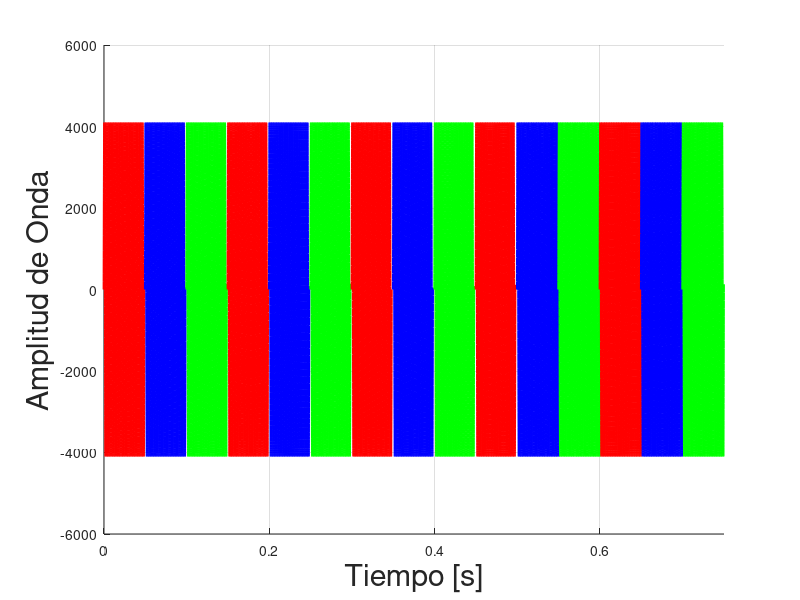

This figure's MATLAB source:
clc
close all
clear

figure(1)
set(figure(1),'defaultAxesColorOrder',[[0 0 0];[0 0 0]])
t1 = 0:1:2205-66;
y1 = 4096 * sin(2.0 * pi *330* t1 / 44100);
t2 = 0:1:2205-73;
y2 = 4096 * sin(2.0 * pi *331* t2 / 44100);
t3 = 0:1:2205-79;
y3 = 4096 * sin(2.0 * pi *332* t3 / 44100);
t4 = 0:1:2205-86;
y4 = 4096 * sin(2.0 * pi *333* t4 / 44100);
t5 = 0:1:2205-92;
y5 = 4096 * sin(2.0 * pi *334* t5 / 44100);
t6 = 0:1:2205-98;
y6 = 4096 * sin(2.0 * pi *335* t6 / 44100);
t7 = 0:1:2205-105;
y7 = 4096 * sin(2.0 * pi *336* t7 / 44100);
t8 = 0:1:2205-111;
y8 = 4096 * sin(2.0 * pi *337* t8 / 44100);
t9 = 0:1:2205-117;
y9 = 4096 * sin(2.0 * pi *338* t9 / 44100);
t10 = 0:1:2205-123;
y10 = 4096 * sin(2.0 * pi *339* t10 / 44100);
t11 = 0:1:2205-0;
y11 = 4096 * sin(2.0 * pi *340* t11 / 44100);
t12 = 0:1:2205-6;
y12 = 4096 * sin(2.0 * pi *341* t12 / 44100);
t13 = 0:1:2205-12;
y13 = 4096 * sin(2.0 * pi *342* t13 / 44100);
t14 = 0:1:2205-19;
y14 = 4096 * sin(2.0 * pi *343* t14 / 44100);
t15 = 0:1:2205-25;
y15 = 4096 * sin(2.0 * pi *344* t15 / 44100);

hold on
plot(t1/44100+0.00,y1,'LineStyle','-','LineWidth',2,'Color','r')
plot(t2/44100+0.05,y2,'LineStyle','-','LineWidth',2,'Color','b')
plot(t3/44100+0.10,y3,'LineStyle','-','LineWidth',2,'Color','g')
plot(t4/44100+0.15,y4,'LineStyle','-','LineWidth',2,'Color','r')
plot(t5/44100+0.20,y5,'LineStyle','-','LineWidth',2,'Color','b')
plot(t6/44100+0.25,y6,'LineStyle','-','LineWidth',2,'Color','g')
plot(t7/44100+0.30,y7,'LineStyle','-','LineWidth',2,'Color','r')
plot(t8/44100+0.35,y8,'LineStyle','-','LineWidth',2,'Color','b')
plot(t9/44100+0.40,y9,'LineStyle','-','LineWidth',2,'Color','g')
plot(t10/44100+0.45,y10,'LineStyle','-','LineWidth',2,'Color','r')
plot(t11/44100+0.50,y11,'LineStyle','-','LineWidth',2,'Color','b')
plot(t12/44100+0.55,y12,'LineStyle','-','LineWidth',2,'Color','g')
plot(t13/44100+0.60,y13,'LineStyle','-','LineWidth',2,'Color','r')
plot(t14/44100+0.65,y14,'LineStyle','-','LineWidth',2,'Color','b')
plot(t15/44100+0.70,y15,'LineStyle','-','LineWidth',2,'Color','g')
hold off
grid on
xlim([0.0 0.75])
ylabel('Amplitud de Onda','FontSize', 22)
xlabel('Tiempo [s]','FontSize', 22)
